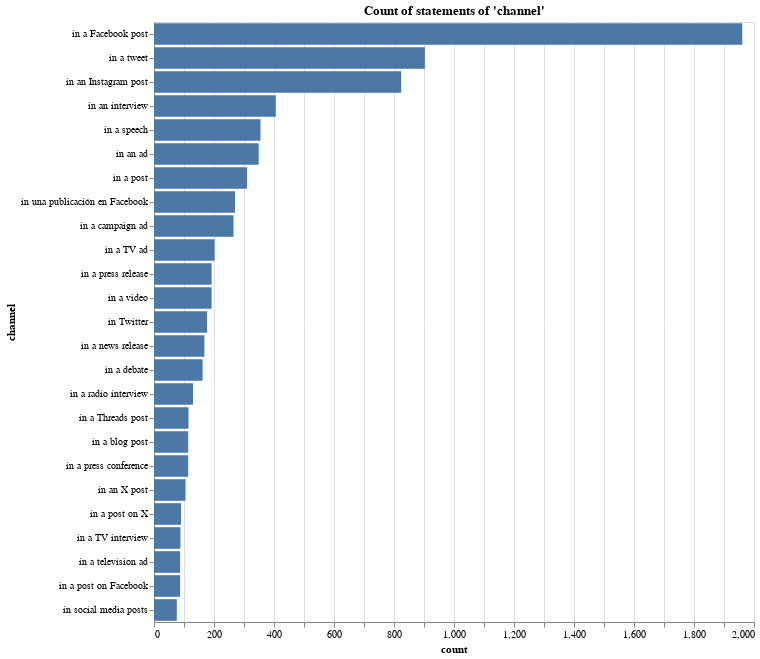

Notebook cell for this chart:
### Code cell
alt.Chart(data_channel).mark_bar().encode(
    x = "count",
    y = alt.Y("channel", sort=alt.Sort(field="count", order="descending"))
).properties(
    title="Count of statements of 'channel'",
    width = 600,
    height = 600,
)

### Figure 1 — Vega-Lite specification as saved in the notebook (floating-point values rounded to 4 significant figures)
{"config": {"view": {"continuousWidth": 300, "continuousHeight": 300}}, "data": {"name": "data-fc64161c497bcdf7b97c4f0d83ef719d"}, "mark": {"type": "bar"}, "encoding": {"x": {"field": "count", "type": "quantitative"}, "y": {"field": "channel", "sort": {"field": "count", "order": "descending"}, "type": "nominal"}}, "height": 600, "title": "Count of statements of 'channel'", "width": 600, "$schema": "https://vega.github.io/schema/vega-lite/v5.20.1.json", "datasets": {"data-fc64161c497bcdf7b97c4f0d83ef719d": [{"channel": " in a Facebook post", "count": 1961}, {"channel": " in a tweet", "count": 903}, {"channel": " in an Instagram post", "count": 824}, {"channel": " in an interview", "count": 406}, {"channel": " in a speech", "count": 355}, {"channel": " in an ad", "count": 349}, {"channel": " in a post", "count": 310}, {"channel": " in una publicación en Facebook", "count": 270}, {"channel": " in a campaign ad", "count": 265}, {"channel": " in a TV ad", "count": 202}, {"channel": " in a press release", "count": 192}, {"channel": " in a video", "count": 192}, {"channel": " in Twitter", "count": 177}, {"channel": " in a news release", "count": 168}, {"channel": " in a debate", "count": 162}, {"channel": " in a radio interview", "count": 130}, {"channel": " in a Threads post", "count": 115}, {"channel": " in a blog post", "count": 114}, {"channel": " in a press conference", "count": 114}, {"channel": " in an X post", "count": 105}, {"channel": " in a post on X", "count": 90}, {"channel": " in a TV interview", "count": 88}, {"channel": " in a television ad", "count": 87}, {"channel": " in a post on Facebook", "count": 87}, {"channel": " in social media posts", "count": 76}]}}
